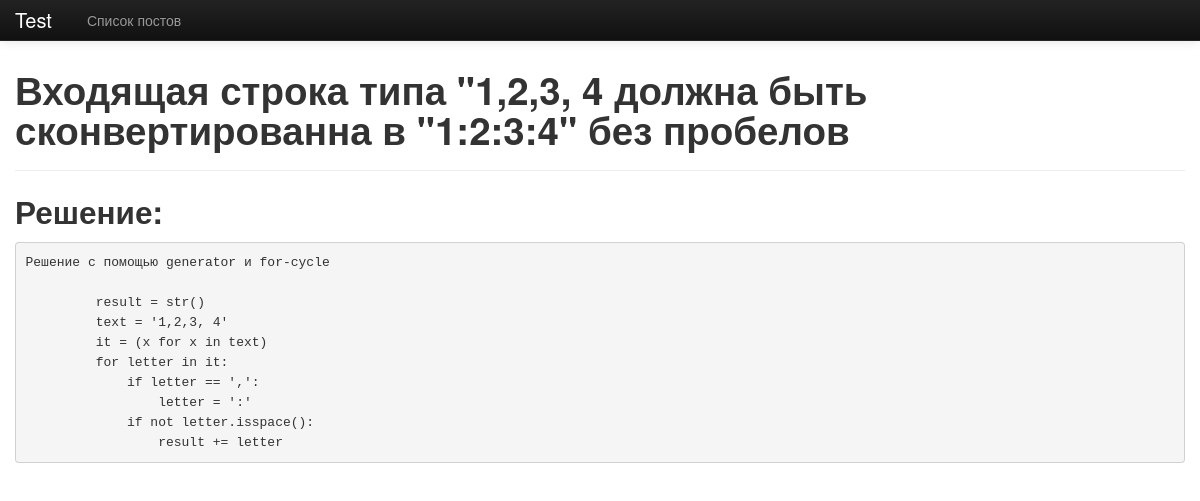
Screenshot of /training/3/ with the database file from the repository.
### training/models.py (models this page shows, shortened)
class Task(models.Model):
    created = models.DateTimeField(u'Дата создания')
    content = models.TextField(max_length=10000, blank=True)
    result = models.TextField(max_length=10000, blank=True)

### training/views.py (the view)
# urls.py: url(r'^(?P<pk>\d+)/$', TaskDetailView.as_view()),
class TaskDetailView(DetailView):
    model = Task

### training/templates/training/task_detail.html
{% extends 'training/base.html' %}
{% block content %}
    <h1>{{ task.content }}</h1>
    <hr/>
    <h2>Решение:</h2>
    <pre>{{ task.result }}</pre>
{% endblock %}

### training/templates/training/base.html (style rules this page uses)
body { padding-top: 60px; }

### rows the page displays
Task: content "Входящая строка типа \"1,2,3, 4 должна быть сконвертированна в \"1:2:3:4\" без пробелов", result "Решение с помощью generator и for-cycle result = str() text = '1,2,3, 4' it = (x for x in text) for letter in it: if letter == ',': letter = ':' if not letter.isspace(): result += letter"
